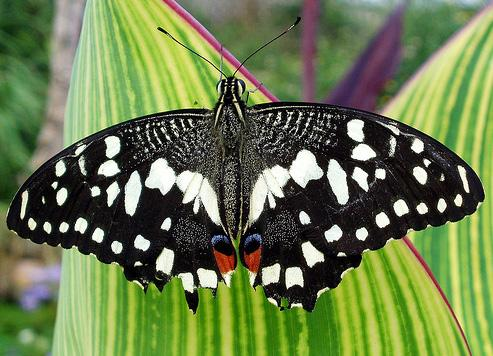
#> input picture Images/butterfly.jpg, 493 x 356 px, found by its file name
$ python 'FAST角点检测.py'
#> lines starting #> are read from the running program, lines starting #| are printed output that depends on the picture
# -*- coding: utf-8 -*-
'''
======================Welcome to Python====================
/-********Have a good time.********-/

* Copyright (c) 2019,************
* All rights reserved.
FILE NAME:
AUTHOR: Eden·Gabriel
DATE: Mar-07-Tue/2019  7:41:58
VERSION: V-1.0
Function List: // 主要函数列表，每条记录应包括函数名及功能简要说明
DESCRIPTION:
History: // 历史修改记录
<author>    <time>    <version >    <desc>
                                    build this moudle

'''

import cv2
import numpy as np


filename = 'E:\\A_BOOM_LEARNING_EDEN_GABRIEL\\2018.12.19start_opencv+python\\Images\\butterfly.jpg'
img = cv2.imread(filename)
#> img is the input picture: shape (356, 493, 3); mean B, G, R 77.2, 123.6, 107
gray = cv2.cvtColor(img,cv2.COLOR_BGR2GRAY)
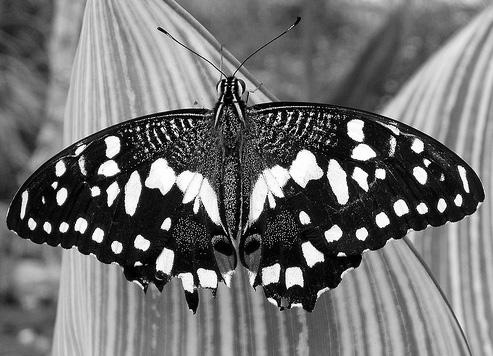
#> gray: shape (356, 493); min 0, max 255, mean 113.3

fast = cv2.FastFeatureDetector_create(100)
#使用非最大值抑制
kp = fast.detect(gray,None)
#> kp = 700 keypoints; strongest (x, y, size): (55, 187, 7), (52, 185, 7), (158, 123, 7), (48, 232, 7)
img1 = cv2.drawKeypoints(gray,kp,None,color = (255,0,0))
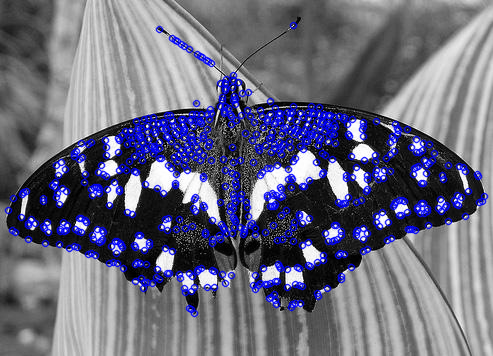
#> img1: shape (356, 493, 3); mean of channels 0, 1, 2 126.4, 106.4, 106.4; drawn as B, G, R

print('Threshold: ',fast.getThreshold())
print('nonmaxSuppression: ',fast.getNonmaxSuppression())
print('neighborhood: ',fast.getType())
print('Total Keypoints with nonmaxSuppression: ',len(kp))
#| Total Keypoints with nonmaxSuppression:  700

cv2.imshow('fast_true',img1)
#不使用非最大值抑制
fast.setNonmaxSuppression(0)
kp = fast.detect(gray,None)
#> kp = 1552 keypoints; strongest (x, y, size): (293, 25, 7), (292, 26, 7), (159, 27, 7), (157, 28, 7)
print('Total Keypoints without nonmaxSuppression: ',len(kp))
#| Total Keypoints without nonmaxSuppression:  1552
img2 = cv2.drawKeypoints(gray,kp,None,color = (255,0,0))
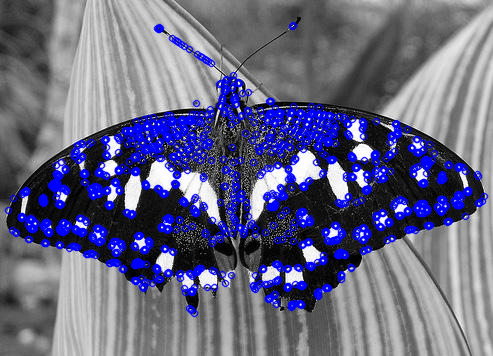
#> img2: shape (356, 493, 3); mean of channels 0, 1, 2 132, 103.2, 103.2; drawn as B, G, R

cv2.imshow('fast_false',img2)

if cv2.waitKey(0) == 27:
#> (key Esc is pressed here)
    cv2.destroyAllWindows()

$ run again, with Images/apple.jpg copied over Images/butterfly.jpg
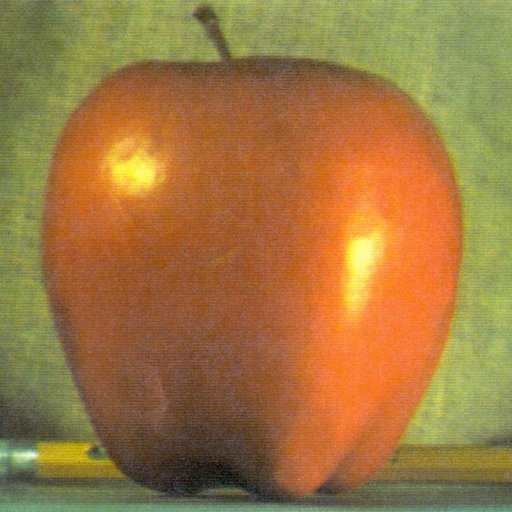
#> input picture Images/apple.jpg, 512 x 512 px, found by its file name
#> img is the input picture: shape (512, 512, 3); mean B, G, R 64.8, 119.7, 159.1
#> `gray = cv2.cvtColor(img,cv2.COLOR_BGR2GRAY)`:
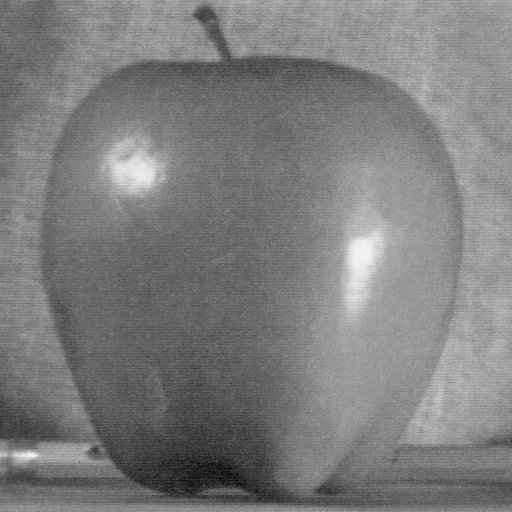
#> gray: shape (512, 512); min 7, max 248, mean 125.2
#> kp = ()
#| Total Keypoints with nonmaxSuppression:  0
#| Total Keypoints without nonmaxSuppression:  0

$ run again, with Images/home .jpg copied over Images/butterfly.jpg
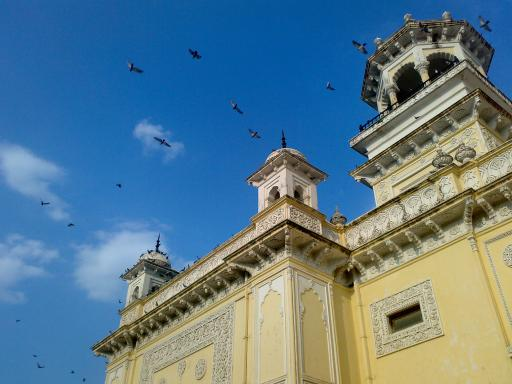
#> input picture Images/home .jpg, 512 x 384 px, found by its file name
#> img is the input picture: shape (384, 512, 3); mean B, G, R 141.2, 123.9, 91.6
#> `gray = cv2.cvtColor(img,cv2.COLOR_BGR2GRAY)`:
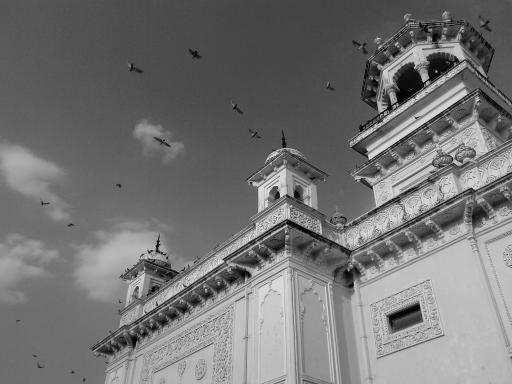
#> gray: shape (384, 512); min 0, max 252, mean 116.2
#> `kp = fast.detect(gray,None)`: kp = 28 keypoints; strongest (x, y, size): (436, 71, 7), (423, 80, 7), (414, 67, 7), (369, 157, 7)
#| Total Keypoints with nonmaxSuppression:  28
#> `kp = fast.detect(gray,None)`: kp = 38 keypoints; strongest (x, y, size): (378, 38, 7), (397, 43, 7), (395, 44, 7), (379, 47, 7)
#| Total Keypoints without nonmaxSuppression:  38
